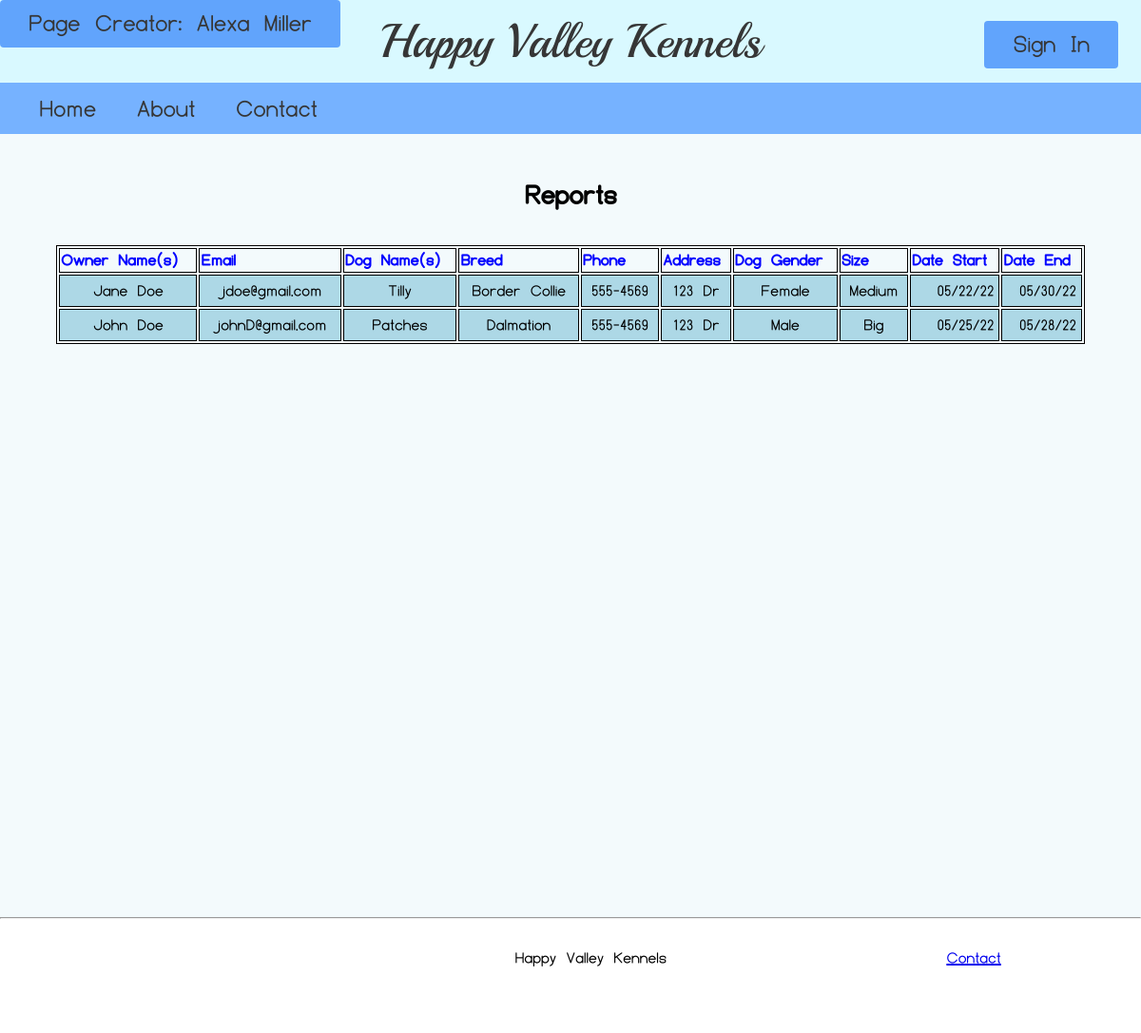
The page /Reports/report.php on the database its author committed.
### tables this page shows
Create table scheduling
(
	Id		Int(10)		Primary Key 	AUTO_INCREMENT,
    Name	varchar(50),
    Email	varchar(50),
    DogName	varchar(25),
    Breed	varchar(25),
    Phone	varchar(15),
    Address	varchar(100),
    Gender	varchar(25),
    Size	varchar(25),
    CheckIn	varchar(25),
    CheckOut varchar(25)
);

### Reports/report.php (the view, shortened to what this page needs)
<?php
$page_creator = "Alexa Miller";
include "../assets/Header/Header.php";
require_once('database.php');
$queryReports = 'SELECT * FROM scheduling';
$statement1 = $db->prepare($queryReports);
$statement1->execute();
$reports = $statement1->fetchAll();
?>
<!DOCTYPE html>
<html>
<head>
    <link rel="stylesheet" type="text/css" href="../reports.css">
    <link rel="stylesheet" type="text/css" href="reports.css">
</head>
<body>
    <div id="Page_Content">
        <section>
            <table>
                <caption>
                    <h3>Reports</h3>
                </caption>
                <thead>
                    <tr>
                        <th class="left">Owner Name(s)</th>
                        <th class="left">Email</th>
                        <th class="left">Dog Name(s)</th>
                        <th class="left">Breed</th>
                        <th class="left">Phone</th>
                        <th class="left">Address</th>
                        <th class="left">Dog Gender</th>
                        <th class="left">Size</th>
                        <th class="left">Date Start</td>
                        <th class="left">Date End</td>
                    </tr>
                </thead>
                <tbody>
                    <?php foreach ($reports as $report) : ?>
                        <tr class="blue">
                            <td><?php echo $report['Name']; ?></td>
                            <td><?php echo $report['Email']; ?></td>
                            <td><?php echo $report['DogName']; ?></td>
                            <td><?php echo $report['Breed']; ?></td>
                            <td><?php echo $report['Phone']; ?></td>
                            <td><?php echo $report['Address']; ?></td>
                            <td><?php echo $report['Gender']; ?></td>
                            <td><?php echo $report['Size']; ?></td>
                            <td class="right"><?php echo $report['CheckIn']; ?></td>
                            <td class="right"><?php echo $report['CheckOut']; ?></td>
                        </tr>
                    <?php endforeach; ?>
                </tbody>
            </table>
        </section>
    </div>
</body>
</html>
<?php
include("../assets/Footer/Footer.php");
?>

### assets/Header/Header.php (shortened to what this page needs)
<?php
    if(isset($_SESSION["First Name"])) {
        $username = $_SESSION["First Name"];
    }
    else {
        $username = "Sign In";
    }
?>
<!DOCTYPE html>
<html>
    <head>
    </head>
    <body onload="setActive()">
        <p id="page_credit">Page Creator: <?php echo($page_creator); ?></p>
        <div id="Page_Header">
            <a id="Header_Text" href="/HappyValleyKennels/Home">Happy Valley Kennels</a>
        <?php
            if(isset($_SESSION["Role"]) AND ($_SESSION["Role"] == "Employee" OR $_SESSION["Role"] == "Customer" OR $_SESSION["Role"] == "Human Resources" OR $_SESSION["Role"] == "Veterinarian")){
                echo "<div id=\"dropdown_container\"><button id=\"Profile_Button\" onclick=\"showDropdown()\">".$username."</button>";
                include("SignOutDropdown.php");
                echo "</div>";
            }
            else {
                echo "<div id=\"dropdown_container\"><button id=\"Profile_Button\" onclick=\"showDropdown()\">".$username."</button>";
                echo "</div>";
            }
        ?>
        <ul id="Nav_Bar">
            <?php
                if(isset($_SESSION["Role"]) AND $_SESSION["Role"] == "Employee"){
                    echo "<li><a href=\"/HappyValleyKennels/Home\" id=\"Home\">Home</a></li>";
                    echo "<li><a href=\"/HappyValleyKennels/About\" id=\"About\">About</a><li>";
                    echo "<li><a href=\"/HappyValleyKennels/Inquiries\" id=\"Inquiries\">Inquiries</a><li>";
                    echo "<li><a href=\"/HappyValleyKennels/Reports\" id=\"Reports\">Reports</a><li>";
                    echo "<li><a href=\"/HappyValleyKennels/Finance\" id=\"Finance\">Finance</a><li>";
                } else if(isset($_SESSION["Role"]) AND $_SESSION["Role"] == "Veterinarian"){
                    echo "<li><a href=\"/HappyValleyKennels/Home\" id=\"Home\">Home</a></li>";
                    echo "<li><a href=\"/HappyValleyKennels/Reports\" id=\"Reports\">Reports</a><li>";
                } else if(isset($_SESSION["Role"]) AND $_SESSION["Role"] == "Human Resources"){
                    echo "<li><a href=\"/HappyValleyKennels/Home\" id=\"Home\">Home</a></li>";
                    echo "<li><a href=\"/HappyValleyKennels/About\" id=\"About\">About</a></li>";
                    echo "<li><a href=\"/HappyValleyKennels/Users\" id=\"Users\">Users</a></li>";
                }
                else {
                    echo "<li><a href=\"/HappyValleyKennels/Home\" id=\"Home\">Home</a></li>";
                    echo "<li><a href=\"/HappyValleyKennels/About\" id=\"About\">About</a></li>";
                    echo "<li><a href=\"/HappyValleyKennels/Contact\" id=\"Contact\">Contact</a></li>";
                }
            ?>
        </ul>
        </div>
    </body>
</html>

### assets/Footer/Footer.php (shortened to what this page needs)
<!DOCTYPE html>
<html>
    <head>
    </head>
    <body>
        <div id="Page_Footer">
            <hr>
            <div id="Footer_Content">
                <object type="image/svg+xml" data="/HappyValleyKennels/assets/HappyValleyLogo.svg" width="100" height="100"></object>
                <p onclick="imgclick()">Happy Valley Kennels</p>
                <p><a href="/HappyValleyKennels/Contact">Contact</a></p>
            </div>
        </div>
    </body>
</html>

### Reports/reports.css (style rules this page uses)
#Page_Content section { display: flex; justify-content: center; }
caption { font-weight: bold; text-align: center; font-size: 145%; }
table { width: 92%; border: 1px solid black; }
th { color: blue; border: 1px solid black; }
td { text-align: center; padding: 5px; border: 1px solid black; }
.blue { background-color: lightblue; }
.left { text-align: left; }
.right { text-align: right; }

### rows shown on the page
scheduling: Name "Jane Doe", Email "jdoe@gmail.com", DogName "Tilly", Breed "Border Collie", Phone "555-4569", Address "123 Dr", Gender "Female", Size "Medium", CheckIn "05/22/22", CheckOut "05/30/22"
scheduling: Name "John Doe", Email "johnD@gmail.com", DogName "Patches", Breed "Dalmation", Phone "555-4569", Address "123 Dr", Gender "Male", Size "Big", CheckIn "05/25/22", CheckOut "05/28/22"

### other values the page prints
$page_creator "Alexa Miller"
$username "Sign In"
